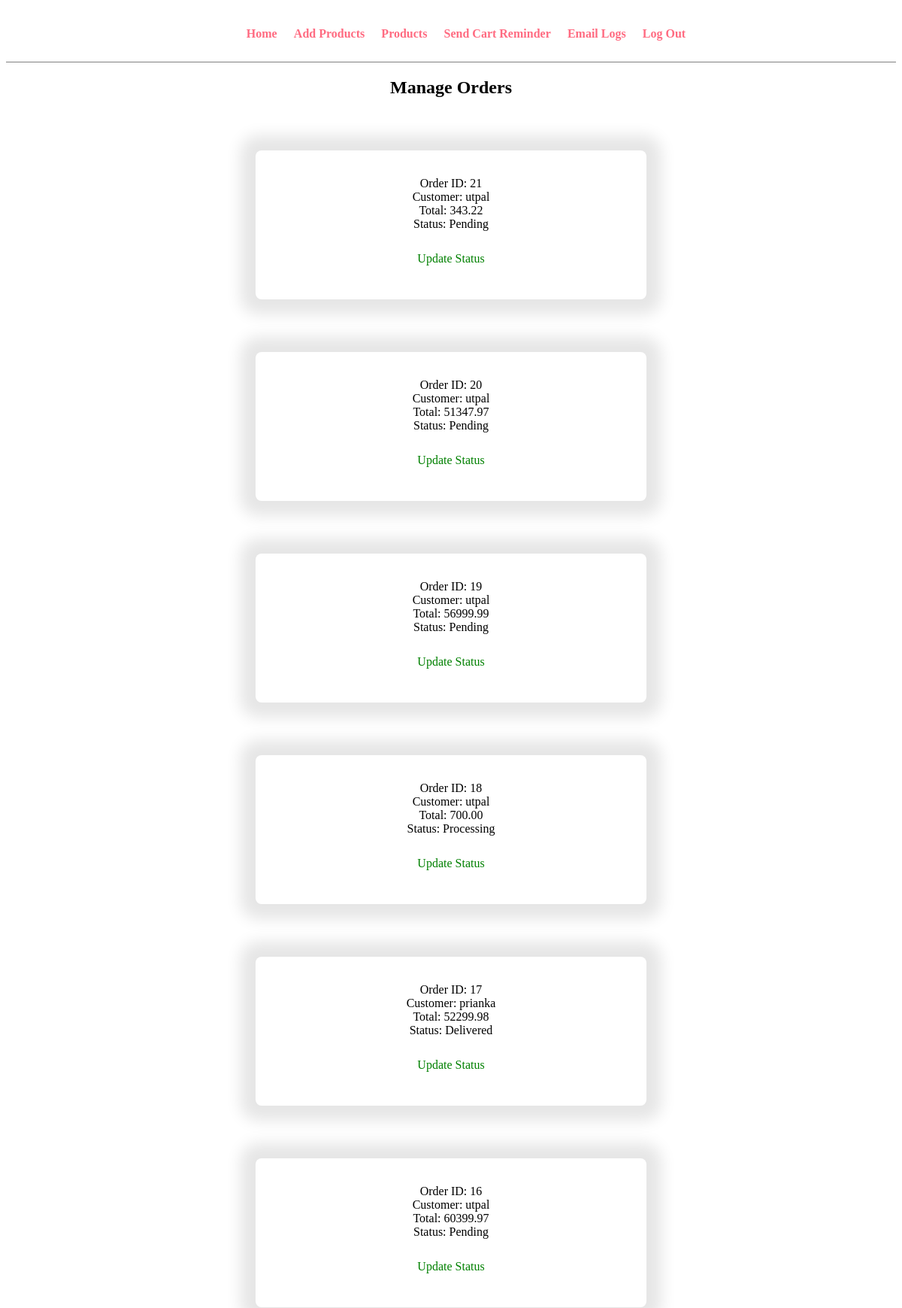
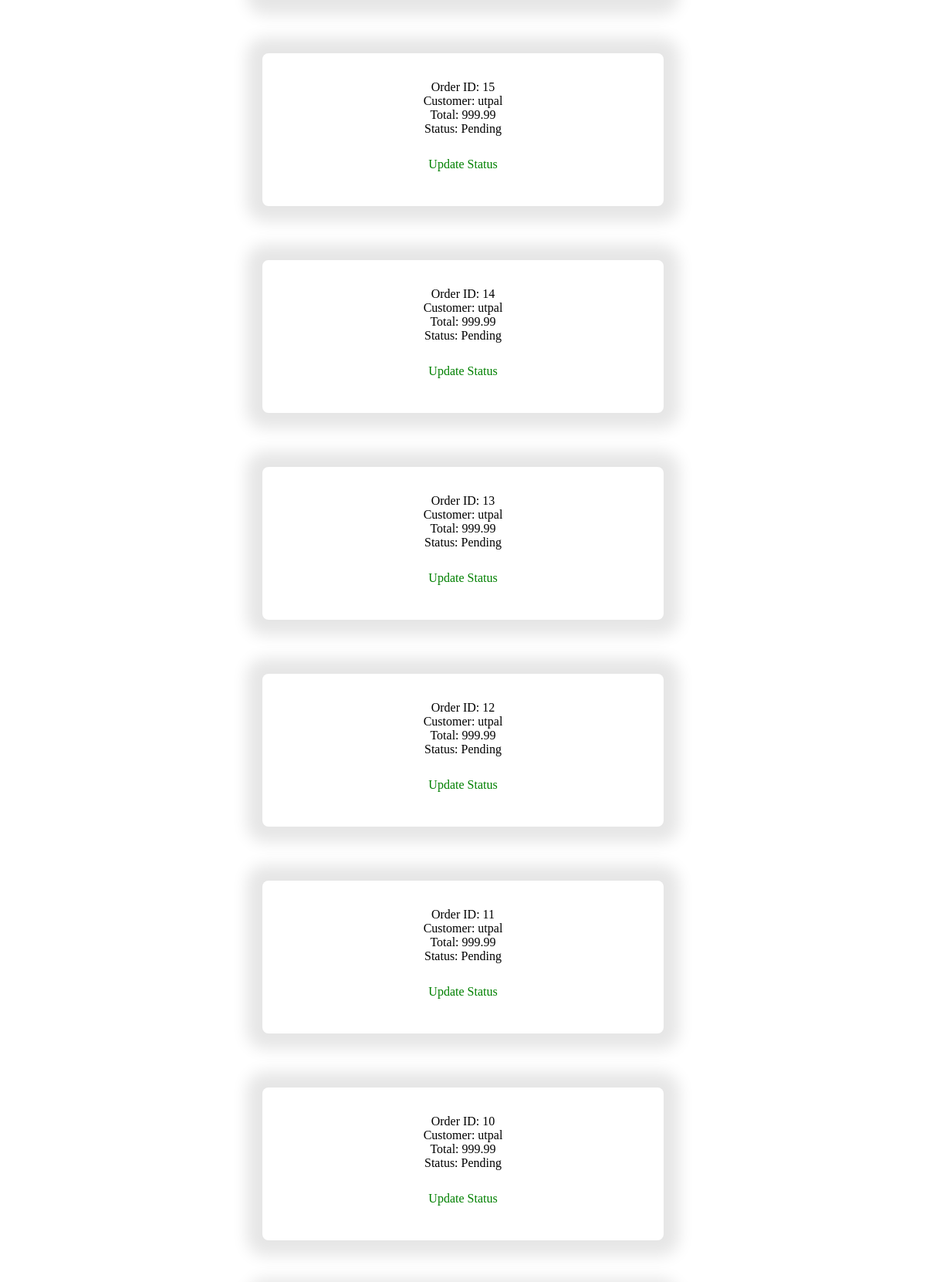
The app's page /admin/manage-orders.php (signed in, upper part) with its own data (2 pictures, top to bottom).
### tables this page shows
CREATE TABLE `orders` (
  `order_id` int(11) NOT NULL,
  `user_id` int(11) NOT NULL,
  `total_amount` decimal(10,2) NOT NULL,
  `status` varchar(50) DEFAULT 'Pending',
  `order_date` timestamp NOT NULL DEFAULT current_timestamp(),
  `address` text DEFAULT NULL,
  `contact_no` varchar(20) DEFAULT NULL,
  `payment_method` varchar(50) DEFAULT NULL
);

CREATE TABLE `users` (
  `user_id` int(11) NOT NULL,
  `name` varchar(100) NOT NULL,
  `email` varchar(150) NOT NULL,
  `password` varchar(255) NOT NULL,
  `role` enum('admin','customer') DEFAULT 'customer',
  `created_at` timestamp NOT NULL DEFAULT current_timestamp()
);

### admin/manage-orders.php (the view, shortened to what this page needs)
<?php
include("../config/db.php");
$sql = "SELECT orders.*, users.name
        FROM orders
        JOIN users ON orders.user_id = users.user_id
        ORDER BY order_date DESC";
$res = mysqli_query($conn,$sql);
?>
<!DOCTYPE html>
<html lang="en">
<head>
    <link rel="stylesheet" href="../css/admin.css">
</head>
<body>
    <div class="menu text-center">
        <div class="wrapper">
            <ul>
                <li><a href="dashboard.php">Home</a></li>
                <li><a href="add-products.php">Add Products</a></li>
                <li><a href="products.php">Products</a></li>
                <li><a href="send-cart-reminder.php">Send Cart Reminder</a></li>
                <li><a href="mail-log.php">Email Logs</a></li>
                <li><a href="../authentication/logout.php">Log Out</a></li>
            </ul>
        </div>
    </div>
    <div class="text-center">
    <h2>Manage Orders</h2>
    </div>
<?php
while($row = mysqli_fetch_assoc($res))
{
?>
<div class="container">
<form method="POST">
    Order ID: <?php echo $row['order_id']; ?><br>
    Customer: <?php echo $row['name']; ?><br>
    Total: <?php echo $row['total_amount']; ?><br>
    Status: <?php echo $row['status'];?><br><br>
    <a href="update-order-status.php?id=<?php echo $row['order_id']; ?>" class="btn1">
    Update Status
    </a>
</form>
</div>
<?php
}
?>
</body>
</html>

### css/admin.css (style rules this page uses)
.menu { border-bottom: 1px solid gray; }
.menu ul { list-style-type: none; }
.menu ul li { display: inline; padding: 1%; }
.menu ul li a { text-decoration: none; font-weight: bold; color: #ff6b81; }
.wrapper { padding: 1%; width: 80%; margin: 0 auto; }
.text-center { text-align: center; }
.container { max-width: 450px; margin: 70px auto; padding: 35px; background-color: #ffffff; border-radius: 8px; box-shadow: 0 0 20px 20px rgba(0, 0, 0, 0.1); text-align: center; }
.container form { display: flex; flex-direction: column; align-items: stretch; }
.btn1 { color: green; text-decoration: none; border: none; padding: 10px; border-radius: 5px; cursor: pointer; transition: background 0.3s ease; }

### records on screen
orders: order_id "21", user.name "utpal", total_amount "343.22", status "Pending"
orders: order_id "20", user.name "utpal", total_amount "51347.97", status "Pending"
orders: order_id "19", user.name "utpal", total_amount "56999.99", status "Pending"
orders: order_id "18", user.name "utpal", total_amount "700.00", status "Processing"
orders: order_id "17", user.name "prianka", total_amount "52299.98", status "Delivered"
orders: order_id "16", user.name "utpal", total_amount "60399.97", status "Pending"
orders: order_id "15", user.name "utpal", total_amount "999.99", status "Pending"
orders: order_id "14", user.name "utpal", total_amount "999.99", status "Pending"
orders: order_id "13", user.name "utpal", total_amount "999.99", status "Pending"
orders: order_id "12", user.name "utpal", total_amount "999.99", status "Pending"
orders: order_id "11", user.name "utpal", total_amount "999.99", status "Pending"
orders: order_id "10", user.name "utpal", total_amount "999.99", status "Pending"
